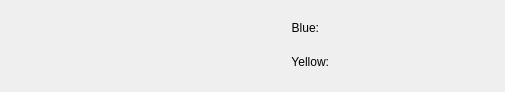
<?xml version="1.0" encoding="UTF-8"?>
<ui version="4.0">
 <class>Form</class>
 <widget class="QWidget" name="Form">
  <property name="geometry">
   <rect>
    <x>0</x>
    <y>0</y>
    <width>505</width>
    <height>92</height>
   </rect>
  </property>
  <property name="windowTitle">
   <string>Form</string>
  </property>
  <layout class="QHBoxLayout" name="horizontalLayout">
   <item>
    <layout class="QHBoxLayout" name="horizontalLayout">
     <item>
      <spacer name="horizontalSpacer_0">
       <property name="orientation">
        <enum>Qt::Horizontal</enum>
       </property>
       <property name="sizeHint" stdset="0">
        <size>
         <width>40</width>
         <height>20</height>
        </size>
       </property>
      </spacer>
     </item>
     <item>
      <widget class="QPushButton" name="fastHalt">
       <property name="maximumSize">
        <size>
         <width>30</width>
         <height>30</height>
        </size>
       </property>
       <property name="toolTip">
        <string>Halt</string>
       </property>
       <property name="icon">
        <iconset resource="main_icons.qrc">
         <normaloff>:/icons/halt.svg</normaloff>:/icons/halt.svg</iconset>
       </property>
       <property name="iconSize">
        <size>
         <width>24</width>
         <height>24</height>
        </size>
       </property>
       <property name="shortcut">
        <string>H</string>
       </property>
       <property name="flat">
        <bool>true</bool>
       </property>
      </widget>
     </item>
     <item>
      <spacer name="horizontalSpacer_1">
       <property name="orientation">
        <enum>Qt::Horizontal</enum>
       </property>
       <property name="sizeHint" stdset="0">
        <size>
         <width>40</width>
         <height>20</height>
        </size>
       </property>
      </spacer>
     </item>
     <item>
      <widget class="QPushButton" name="fastStop">
       <property name="maximumSize">
        <size>
         <width>30</width>
         <height>30</height>
        </size>
       </property>
       <property name="toolTip">
        <string>Stop</string>
       </property>
       <property name="icon">
        <iconset resource="main_icons.qrc">
         <normaloff>:/icons/stop.svg</normaloff>:/icons/stop.svg</iconset>
       </property>
       <property name="iconSize">
        <size>
         <width>24</width>
         <height>24</height>
        </size>
       </property>
       <property name="shortcut">
        <string>S</string>
       </property>
       <property name="flat">
        <bool>true</bool>
       </property>
      </widget>
     </item>
     <item>
      <spacer name="horizontalSpacer_2">
       <property name="orientation">
        <enum>Qt::Horizontal</enum>
       </property>
       <property name="sizeHint" stdset="0">
        <size>
         <width>40</width>
         <height>20</height>
        </size>
       </property>
      </spacer>
     </item>
     <item>
      <widget class="QPushButton" name="fastReady">
       <property name="maximumSize">
        <size>
         <width>30</width>
         <height>30</height>
        </size>
       </property>
       <property name="toolTip">
        <string>Ready</string>
       </property>
       <property name="icon">
        <iconset resource="main_icons.qrc">
         <normaloff>:/icons/ready.svg</normaloff>:/icons/ready.svg</iconset>
       </property>
       <property name="iconSize">
        <size>
         <width>24</width>
         <height>24</height>
        </size>
       </property>
       <property name="flat">
        <bool>true</bool>
       </property>
      </widget>
     </item>
     <item>
      <spacer name="horizontalSpacer_3">
       <property name="orientation">
        <enum>Qt::Horizontal</enum>
       </property>
       <property name="sizeHint" stdset="0">
        <size>
         <width>40</width>
         <height>20</height>
        </size>
       </property>
      </spacer>
     </item>
     <item>
      <widget class="QPushButton" name="fastForceStart">
       <property name="maximumSize">
        <size>
         <width>30</width>
         <height>30</height>
        </size>
       </property>
       <property name="toolTip">
        <string>Force Start</string>
       </property>
       <property name="icon">
        <iconset resource="main_icons.qrc">
         <normaloff>:/icons/force_start.svg</normaloff>:/icons/force_start.svg</iconset>
       </property>
       <property name="iconSize">
        <size>
         <width>24</width>
         <height>24</height>
        </size>
       </property>
       <property name="shortcut">
        <string>P</string>
       </property>
       <property name="flat">
        <bool>true</bool>
       </property>
      </widget>
     </item>
     <item>
      <spacer name="horizontalSpacer_4">
       <property name="orientation">
        <enum>Qt::Horizontal</enum>
       </property>
       <property name="sizeHint" stdset="0">
        <size>
         <width>40</width>
         <height>20</height>
        </size>
       </property>
      </spacer>
     </item>
     <item>
      <layout class="QVBoxLayout" name="restarts">
       <item>
        <layout class="QHBoxLayout" name="restartsBlue">
         <item>
          <widget class="QLabel" name="labelBlue">
           <property name="text">
            <string>Blue:</string>
           </property>
           <property name="alignment">
            <set>Qt::AlignRight|Qt::AlignTrailing|Qt::AlignVCenter</set>
           </property>
          </widget>
         </item>
         <item>
          <spacer name="horizontalSpacer_5">
           <property name="orientation">
            <enum>Qt::Horizontal</enum>
           </property>
           <property name="sizeHint" stdset="0">
            <size>
             <width>40</width>
             <height>20</height>
            </size>
           </property>
          </spacer>
         </item>
         <item>
          <widget class="QPushButton" name="fastKickoffBlue">
           <property name="toolTip">
            <string>Kickoff Blue</string>
           </property>
           <property name="text">
            <string/>
           </property>
           <property name="icon">
            <iconset resource="main_icons.qrc">
             <normaloff>:/icons/kickoff_blue.svg</normaloff>:/icons/kickoff_blue.svg</iconset>
           </property>
           <property name="iconSize">
            <size>
             <width>24</width>
             <height>24</height>
            </size>
           </property>
           <property name="flat">
            <bool>true</bool>
           </property>
          </widget>
         </item>
         <item>
          <widget class="QPushButton" name="fastDirectBlue">
           <property name="toolTip">
            <string>Direct Blue</string>
           </property>
           <property name="text">
            <string/>
           </property>
           <property name="icon">
            <iconset resource="main_icons.qrc">
             <normaloff>:/icons/direct_blue.svg</normaloff>:/icons/direct_blue.svg</iconset>
           </property>
           <property name="iconSize">
            <size>
             <width>24</width>
             <height>24</height>
            </size>
           </property>
           <property name="flat">
            <bool>true</bool>
           </property>
          </widget>
         </item>
         <item>
          <widget class="QPushButton" name="fastIndirectBlue">
           <property name="toolTip">
            <string>Indirect Blue</string>
           </property>
           <property name="text">
            <string/>
           </property>
           <property name="icon">
            <iconset resource="main_icons.qrc">
             <normaloff>:/icons/indirect_blue.svg</normaloff>:/icons/indirect_blue.svg</iconset>
           </property>
           <property name="iconSize">
            <size>
             <width>24</width>
             <height>24</height>
            </size>
           </property>
           <property name="flat">
            <bool>true</bool>
           </property>
          </widget>
         </item>
        </layout>
       </item>
       <item>
        <layout class="QHBoxLayout" name="restartsYellow">
         <item>
          <widget class="QLabel" name="labelYellow">
           <property name="text">
            <string>Yellow:</string>
           </property>
           <property name="alignment">
            <set>Qt::AlignRight|Qt::AlignTrailing|Qt::AlignVCenter</set>
           </property>
          </widget>
         </item>
         <item>
          <spacer name="horizontalSpacer_6">
           <property name="orientation">
            <enum>Qt::Horizontal</enum>
           </property>
           <property name="sizeHint" stdset="0">
            <size>
             <width>40</width>
             <height>20</height>
            </size>
           </property>
          </spacer>
         </item>
         <item>
          <widget class="QPushButton" name="fastKickoffYellow">
           <property name="toolTip">
            <string>Kickoff Yellow</string>
           </property>
           <property name="text">
            <string/>
           </property>
           <property name="icon">
            <iconset resource="main_icons.qrc">
             <normaloff>:/icons/kickoff_yellow.svg</normaloff>:/icons/kickoff_yellow.svg</iconset>
           </property>
           <property name="iconSize">
            <size>
             <width>24</width>
             <height>24</height>
            </size>
           </property>
           <property name="flat">
            <bool>true</bool>
           </property>
          </widget>
         </item>
         <item>
          <widget class="QPushButton" name="fastDirectYellow">
           <property name="toolTip">
            <string>Direct Yellow</string>
           </property>
           <property name="text">
            <string/>
           </property>
           <property name="icon">
            <iconset resource="main_icons.qrc">
             <normaloff>:/icons/direct_yellow.svg</normaloff>:/icons/direct_yellow.svg</iconset>
           </property>
           <property name="iconSize">
            <size>
             <width>24</width>
             <height>24</height>
            </size>
           </property>
           <property name="flat">
            <bool>true</bool>
           </property>
          </widget>
         </item>
         <item>
          <widget class="QPushButton" name="fastIndirectYellow">
           <property name="toolTip">
            <string>Indirect Yellow</string>
           </property>
           <property name="text">
            <string/>
           </property>
           <property name="icon">
            <iconset resource="main_icons.qrc">
             <normaloff>:/icons/indirect_yellow.svg</normaloff>:/icons/indirect_yellow.svg</iconset>
           </property>
           <property name="iconSize">
            <size>
             <width>24</width>
             <height>24</height>
            </size>
           </property>
           <property name="flat">
            <bool>true</bool>
           </property>
          </widget>
         </item>
        </layout>
       </item>
      </layout>
     </item>
    </layout>
   </item>
  </layout>
 </widget>
 <resources>
  <include location="main_icons.qrc"/>
 </resources>
 <connections/>
</ui>
